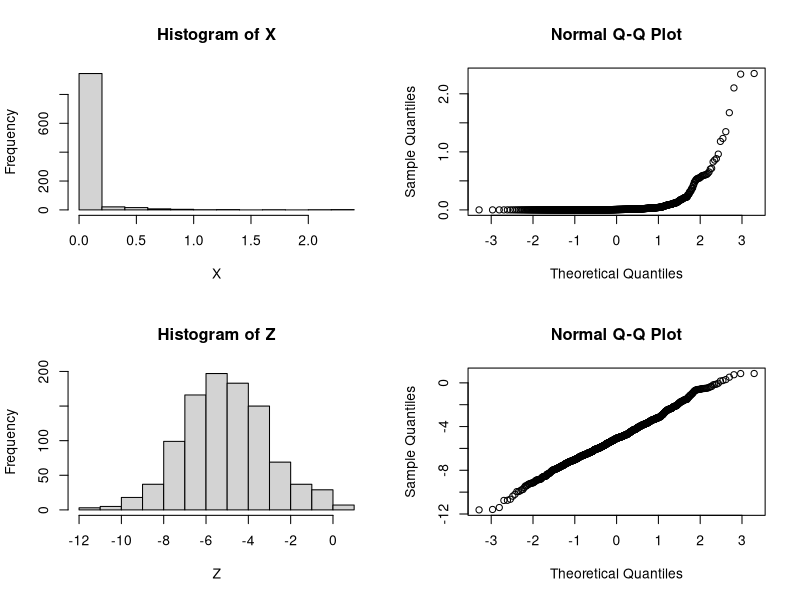

This figure's R source:
## ---- chunk 1
X = exp(rnorm(1000,-5,2))
## ---- chunk 2
Z = log(X)
## ---- chunk 3
par(mfcol=c(2,2))
hist(X)
hist(Z)
qqnorm(X)
qqnorm(Z)
## ---- chunk 4
sum(dnorm(X, mean=mean(X), sd=sd(X),log=TRUE))
## ---- chunk 5
sum(dnorm(Z, mean=mean(Z), sd=sd(Z),log=TRUE))
## ---- chunk 6
sum(dnorm(X, mean=mean(X), sd=sd(X),log=TRUE)) - sum(dlnorm(X, meanlog=mean(Z), sdlog=sd(Z),log=TRUE))
